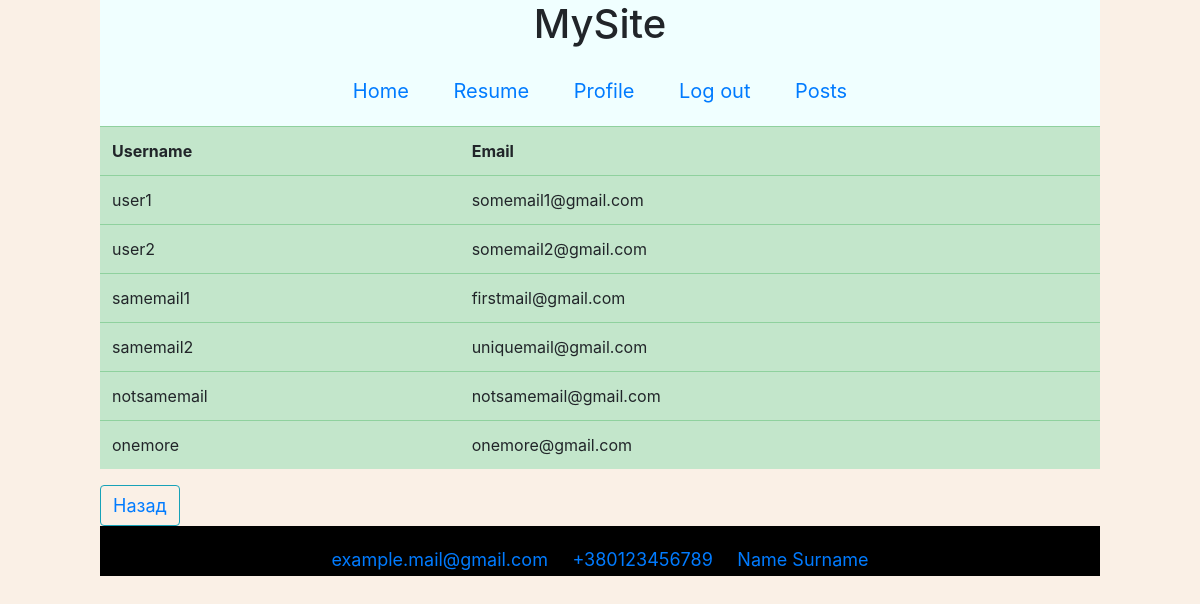
Page /users/all_accounts (signed in) on the earlier database version.
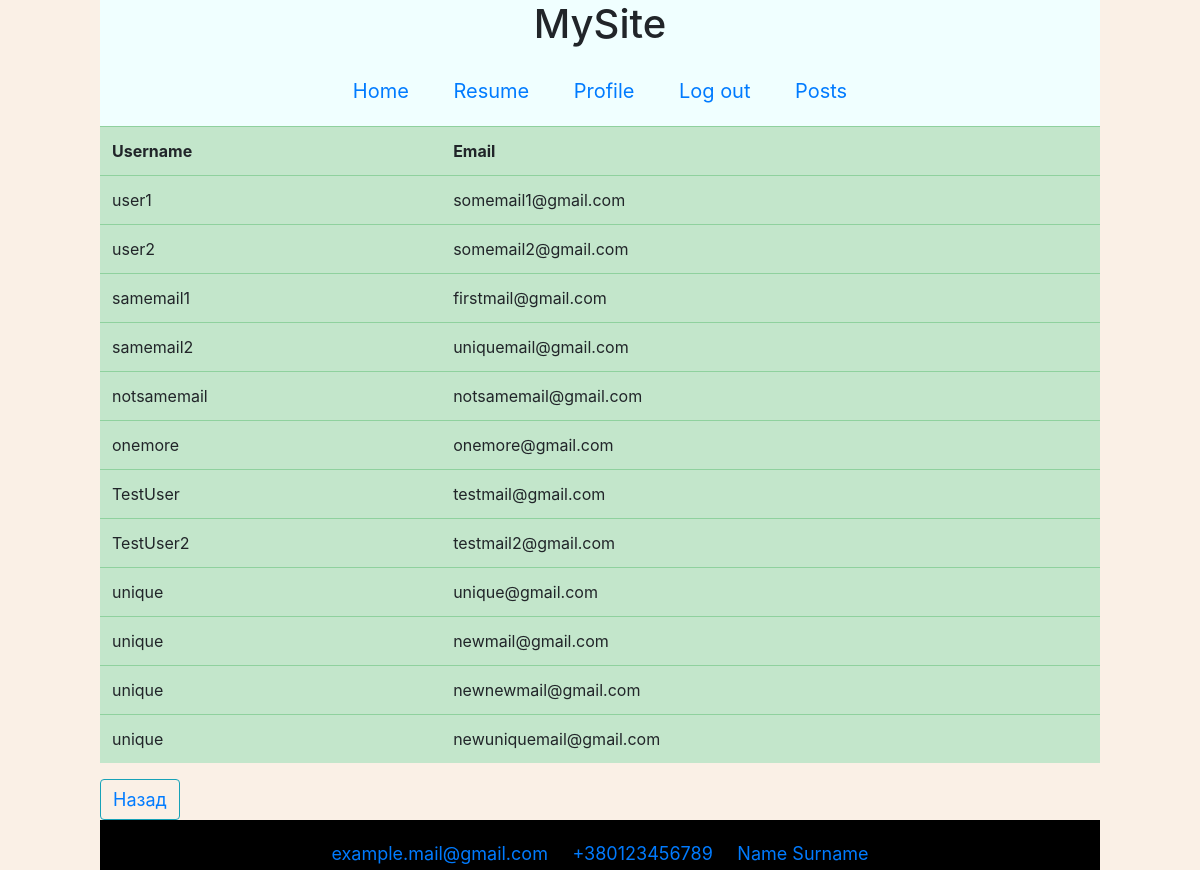
Same page on the later database version.
### app/users/models.py (models this page shows, shortened)
class User(db.Model, UserMixin):
    __tablename__ = 'users'
    id = db.Column(db.Integer, primary_key=True)
    username = db.Column(db.String(20), nullable=False)
    email = db.Column(db.String(120), unique=True, nullable=False)
    password = db.Column(db.String(100), nullable=False)

### app/users/views.py (the view)
@users_bp.route("/all_accounts")
@login_required
def get_all_accounts():
    users = User.query.all()
    if len(users) == 0:
        return render_template("all_accounts.html", users=users)
    return render_template("all_accounts.html", users=users, count=len(users))

### app/__init__.py (called while the page is built)
@login_manager.user_loader
def load_user(user_id):
    from app.users.models import User
    return User.query.get(user_id)

### app/users/templates/all_accounts.html (shortened to what this page needs)
{% extends 'base.html' %}
{% block content %}
    {% include 'header.html' %}
    <table class="table table-success">
        <tr>
            <th>Username</th><th>Email</th>
        </tr>
        {% for user in users %}
            <tr>
                <td>{{ user.username }}</td><td>{{ user.email }}</td>
            </tr>
        {% endfor %}
    </table>
    <button type="button" class="btn btn-outline-info"><a href="{{ url_for('users.get_account') }}">Назад</a></button>
    {% include 'footer.html' %}
{% endblock %}

### app/templates/base.html (shortened to what this page needs)
<!doctype html>
<html lang="en">
<head>
    <link rel="stylesheet" href="https://stackpath.bootstrapcdn.com/bootstrap/4.5.2/css/bootstrap.min.css">
    <link rel="stylesheet" href="{{ url_for('static', filename='css/style.css') }}">
</head>
<body>
    {% block content %}{% endblock %}
</body>
</html>

### app/templates/header.html
<header>
    <nav class="my_navbar">
      <div>
        <h1>MySite</h1>
        <div class="">
          <div class="my_navbar-nav">
            <a class="my_nav-link" href="{{ url_for('users.home') }}">Home</a>
            <a class="my_nav-link" href="{{ url_for('users.resume') }}">Resume</a>
{% if current_user.is_authenticated %}
    <a class="my_nav-link" href="{{ url_for('users.get_account') }}">Profile</a>
    <a class="my_nav-link" href="{{ url_for('users.logout') }}">Log out</a>
{% else %}
    <a class="my_nav-link" href="{{ url_for('users.login') }}">Login</a>
{% endif %}
            <a class="my_nav-link" href="{{ url_for('posts.get_posts') }}">Posts</a>
          </div>
        </div>
      </div>
    </nav>
</header>

### app/templates/footer.html
<footer>
    <div class="footer-information">
        <a class="info-text">example.mail@gmail.com</a>
        <a class="info-text">+380123456789</a>
        <a class="info-text">Name Surname</a>
    </div>
</footer>

### app/static/css/style.css (style rules this page uses)
body { background-color: linen; margin-left: 100px; margin-right: 100px; }
a { font-size: 18px; }
.my_navbar { text-align: center; background-color: azure; padding: 0; margin: 0; }
.my_nav-link { display: inline-block; width: auto; padding: 20px; font-size: 20px; }
.footer-information { height: 50px; background-color: black; color: aliceblue; text-align: center; padding: 0; margin: 0; }
.info-text { display: inline-block; margin-top: 20px; padding-left: 10px; padding-right: 10px; }

Differences in the rows shown:
added User: username "TestUser", email "testmail@gmail.com"
added User: username "TestUser2", email "testmail2@gmail.com"
added User: username "unique", email "unique@gmail.com"
added User: username "unique", email "newmail@gmail.com"
added User: username "unique", email "newnewmail@gmail.com"
added User: username "unique", email "newuniquemail@gmail.com"
